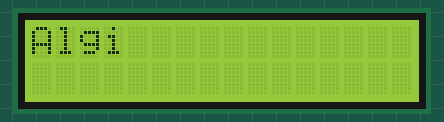
A sketch run on a simulated Arduino Uno, built with avr-gcc and run on an emulated ATmega328P. Shown: 16×2 character LCD.

Above: at 0.1 s.

The sketch:

Modul_LCD.ino
```cpp
#include <LiquidCrystal_I2C.h>

int lcdColumns = 16;
int lcdRows = 2;

LiquidCrystal_I2C lcd(0x27, lcdColumns, lcdRows);

// Definisikan karakter hati
// byte heart[8] = {
//   B00000,
//   B01010,
//   B11111,
//   B11111,
//   B01110,
//   B00100,
//   B00000,
//   B00000
// };

void setup() {
  Serial.begin(9600);

  lcd.init();
  lcd.backlight();

  // Buat karakter hati
  // lcd.createChar(0, heart);
}

void loop() {

  lcd.setCursor(0, 0);
  lcd.print("Algi");
  // lcd.setCursor(5, 0);
  // lcd.write(byte(0));

  // lcd.setCursor(6, 0);
  // lcd.print("Ali");

  delay(500);
  lcd.clear();
}
```
